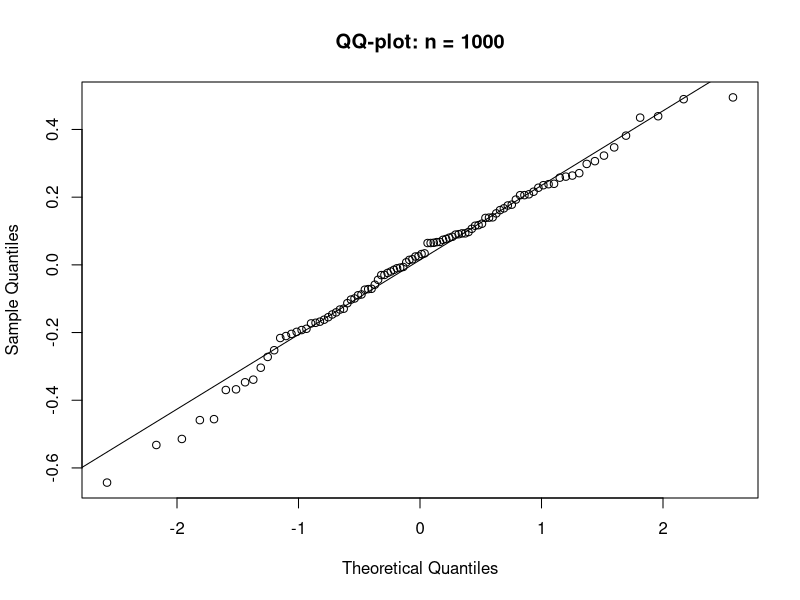
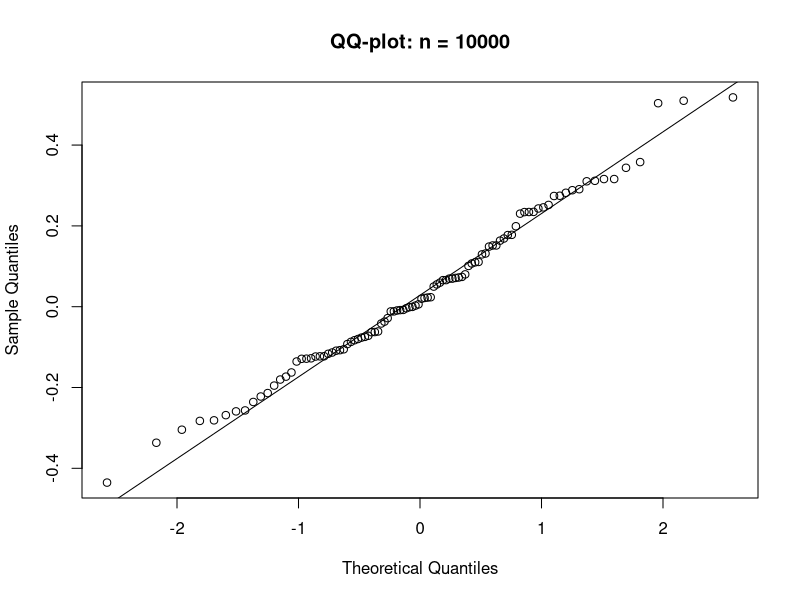
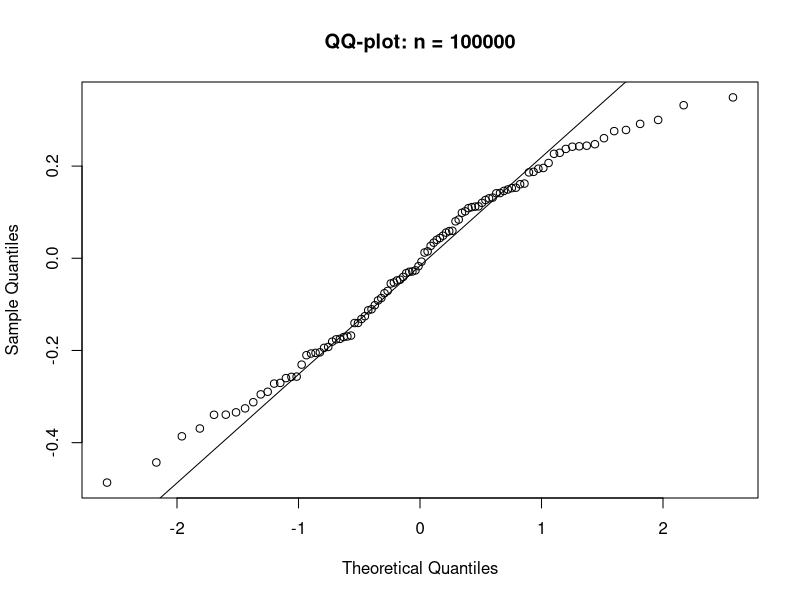
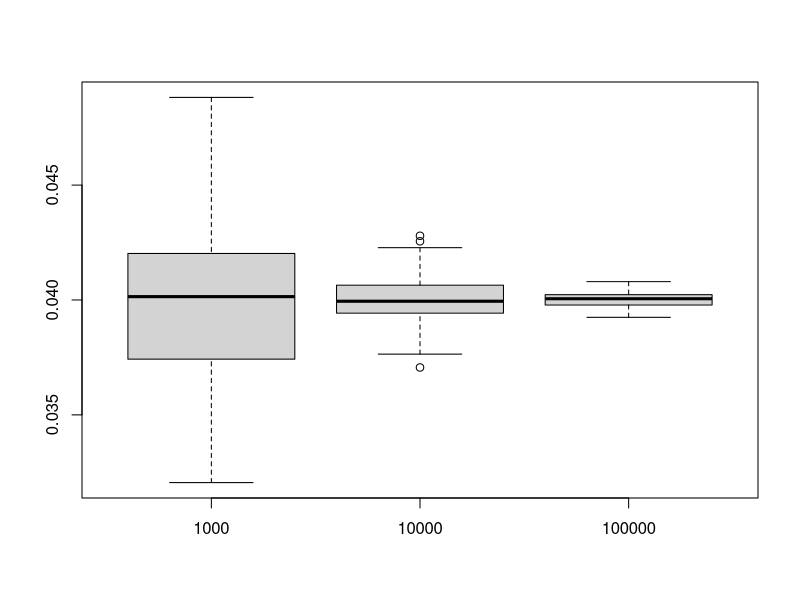

These charts were generated, in order, by the following R code:
# Task 3

theta = 5
x_m = log(2)/5
sigma_m = (10*exp(-5*x_m))^(-2)
M = 100

sigma1 = rep(NA,M)
sigma2 = rep(NA,M)
sigma3 = rep(NA,M)

n = 1000
diff = rep(NA,M)
for (i in 1:M) {
  x = rexp(n, theta)
  diff[i] = sqrt(n)*(median(x)-x_m)
  sigma1[i] = sum((x - mean(x))^2)/(length(x) - 1)
}
qqnorm(diff, main="QQ-plot: n = 1000")
qqline(diff)

n = 10000
diff = rep(NA,M)

for (i in 1:M) {
  x = rexp(n, theta)
  diff[i] = sqrt(n)*(median(x)-x_m)
  sigma2[i] = sum((x - mean(x))^2)/(length(x) - 1)
}
qqnorm(diff, main="QQ-plot: n = 10000")
qqline(diff)

n = 100000
diff = rep(NA,M)
for (i in 1:M) {
  x = rexp(n, theta)
  diff[i] = sqrt(n)*(median(x)-x_m)
  sigma3[i] = sum((x - mean(x))^2)/(length(x) - 1)
}
qqnorm(diff, main="QQ-plot: n = 100000")
qqline(diff)


boxplot(sigma1, sigma2, sigma3, xaxt="n")
axis(side=1,at=1:3,label=c("1000","10000", "100000"))

